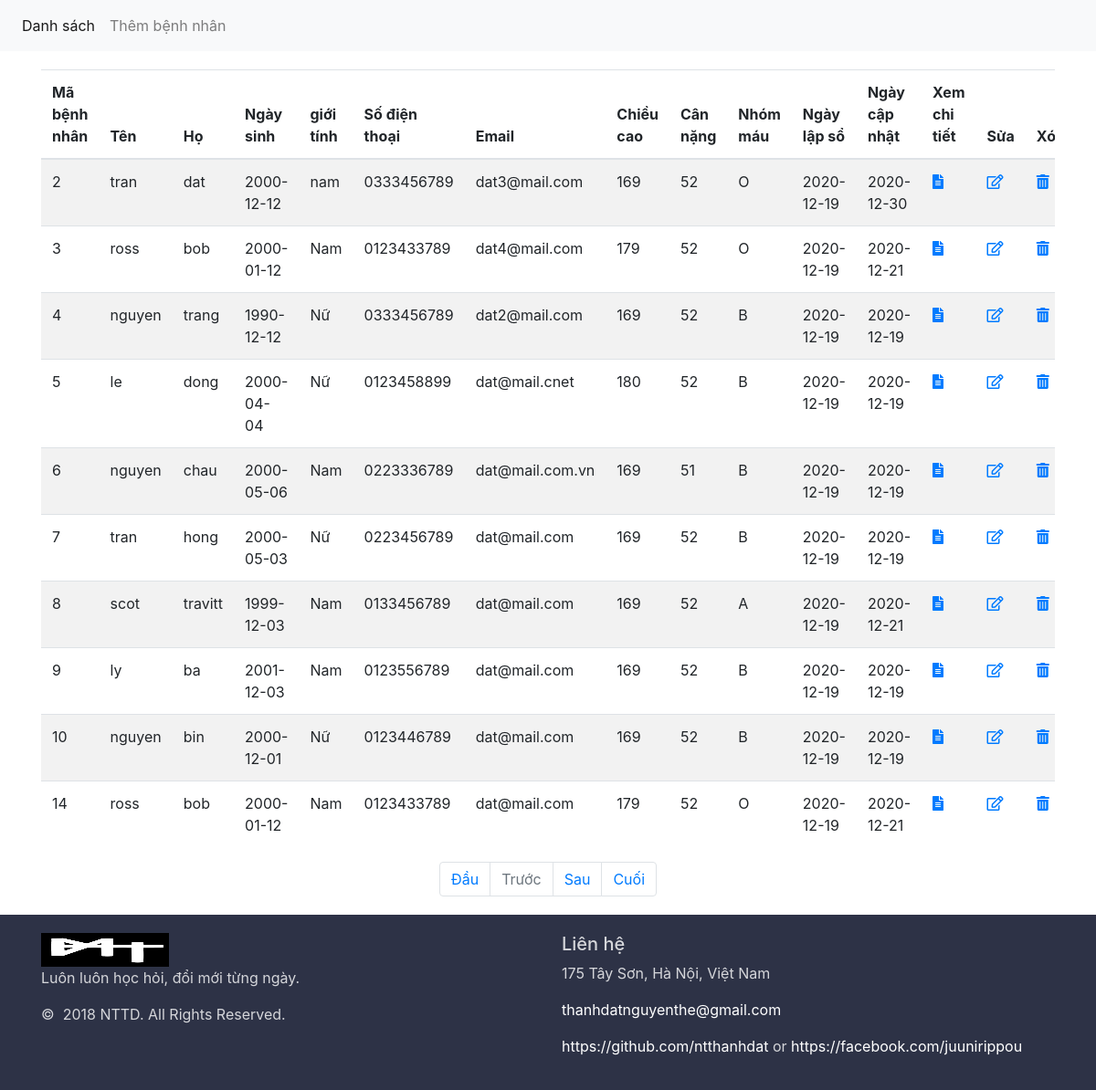
The page / on the database its author committed.
### tables this page shows
CREATE TABLE `patient` (
  `PatientID` int(11) NOT NULL,
  `FirstName` char(50) NOT NULL,
  `LastName` char(50) NOT NULL,
  `DateOfBirth` date DEFAULT NULL,
  `Gender` char(6) DEFAULT NULL,
  `PhoneNumber` char(10) DEFAULT NULL,
  `Email` char(30) DEFAULT NULL,
  `Height` int(11) DEFAULT NULL,
  `Weight` int(11) DEFAULT NULL,
  `BloodGroup` char(3) DEFAULT NULL,
  `CreateOn` date DEFAULT NULL,
  `ModifiedOn` date DEFAULT NULL
);

### index.php (the view, shortened to what this page needs)
<?php include('header.php');
include('config.php');
if (isset($_GET['pageno'])) {
    $pageno = $_GET['pageno'];
} else {
    $pageno = 1;
}
$no_of_records_per_page = 10;
$offset = ($pageno - 1) * $no_of_records_per_page;
$total_pages_sql = "SELECT COUNT(*) FROM patient";
$result = mysqli_query($conn, $total_pages_sql);
$total_rows = mysqli_fetch_array($result)[0];
$total_pages = ceil($total_rows / $no_of_records_per_page);
?>
<div class="container">
    <div class="row">
        <div class="col">
            <table class="table table-striped table-inverse table-responsive">
                <?php
                $sql = "select * from patient LIMIT $offset, $no_of_records_per_page";
                mysqli_set_charset($conn, 'UTF8');
                $result = mysqli_query($conn, $sql);
                if (mysqli_num_rows($result) > 0) {
                    $post_list = mysqli_fetch_all($result);
                }
                ?>
                <thead class="thead-inverse">
                    <tr>
                        <th>Mã bệnh nhân</th>
                        <th>Tên</th>
                        <th>Họ</th>
                        <th>Ngày sinh</th>
                        <th>giới tính</th>
                        <th>Số điện thoại</th>
                        <th >Email</th>
                        <th>Chiều cao</th>
                        <th>Cân nặng</th>
                        <th>Nhóm máu</th>
                        <th>Ngày lập sổ</th>
                        <th>Ngày cập nhật</th>
                        <th>Xem chi tiết</th>
                        <th>Sửa</th>
                        <th>Xóa</th>
                    </tr>
                </thead>
                <tbody>
                    <?php
                    foreach ($post_list as $post) {
                        echo '<tr>';
                        echo '<td scope="row">' . $post[0] . '</td>';
                        echo '<td scope="row">' . $post[2] . '</td>';
                        echo '<td scope="row">' . $post[1] . '</td>';
                        echo '<td scope="row">' . $post[3] . '</td>';
                        echo '<td scope="row">' . $post[4] . '</td>';
                        echo '<td scope="row">' . $post[5] . '</td>';
                        echo '<td scope="row">' . $post[6] . '</td>';
                        echo '<td scope="row">' . $post[7] . '</td>';
                        echo '<td scope="row">' . $post[8] . '</td>';
                        echo '<td scope="row">' . $post[9] . '</td>';
                        echo '<td scope="row">' . $post[10] . '</td>';
                        echo '<td scope="row">' . $post[11] . '</td>';
                        echo '<td> <a href="display.php?id=' . $post[0] . '"> <i class="fas fa-file-alt"></i></td>';
                        echo '<td> <a href="edit.php?id=' . $post[0] . '"> <i class="far fa-edit"></i></td>';
                        echo '<td> <a href="delete.php?id=' . $post[0] . '"> <i class="fas fa-trash-alt"></i></td>';
                        echo '</tr>';
                    }
                    ?>
                </tbody>
            </table>
            <div class="">
                <ul class="pagination justify-content-center">
                    <li class="page-item"><a class="page-link"  href="?pageno=1">Đầu</a></li>
                    <li class="page-item <?php if($pageno <= 1){ echo 'disabled'; } ?>">
                        <a class="page-link" href="<?php if($pageno <= 1){ echo '#'; } else { echo "?pageno=".($pageno - 1); } ?>">Trước</a>
                    </li>
                    <li class="page-item <?php if($pageno >= $total_pages){ echo 'disabled'; } ?>">
                        <a class="page-link" href="<?php if($pageno >= $total_pages){ echo '#'; } else { echo "?pageno=".($pageno + 1); } ?>">Sau</a>
                    </li>
                    <li class="page-item"><a class="page-link"" href="?pageno=<?php echo $total_pages; ?>">Cuối</a></li>
                </ul>
            </div>
        </div>
    </div>
</div>
<?php include('footer.php') ?>

### header.php (shortened to what this page needs)
<!doctype html>
<html lang="en">
  <head>
    <link rel="stylesheet" href="https://pro.fontawesome.com/releases/v5.10.0/css/all.css"/>
    <link rel="stylesheet" href="https://stackpath.bootstrapcdn.com/bootstrap/4.3.1/css/bootstrap.min.css">
    <link rel="stylesheet" href="style.css">
</head>
  <body>
  <nav class="navbar navbar-expand navbar-light bg-light">
          <div class="nav navbar-nav">
              <a class="nav-item nav-link active" href="index.php">Danh sách <span class="sr-only">(current)</span></a>
              <a class="nav-item nav-link" href="add.php">Thêm bệnh nhân</a>
          </div>
      </nav>

### footer.php (shortened to what this page needs)
<footer class="section footer-classic context-dark bg-image" style="background: #2d3246;">
        <div class="container">
          <div class="row row-30">
            <div class="col-md-6 ">
              <div class="pr-xl-4"><a class="brand" href="index.php"><img class="brand-logo-light" src="image/logo2.png" alt="" width="140" height="37" srcset="image/logo2.png 2x"></a>
                <p>Luôn luôn học hỏi, đổi mới từng ngày.</p>
                <p class="rights"><span>©  </span><span class="copyright-year">2018</span><span> </span><span>NTTD</span><span>. </span><span>All Rights Reserved.</span></p>
              </div>
            </div>
            <div class="col-md-6">
              <h5>Liên hệ</h5>
              <dl class="contact-list">
                <dd>175 Tây Sơn, Hà Nội, Việt Nam</dd>
              </dl>
              <dl class="contact-list">
                <dd><a href="mailto:#">thanhdatnguyenthe@gmail.com</a></dd>
              </dl>
              <dl class="contact-list">
                <dd><a href="tel:#">https://github.com/ntthanhdat</a> <span>or</span> <a href="tel:#">https://facebook.com/juunirippou</a>
                </dd>
              </dl>
            </div>
          </div>
        </div>
      </footer>
  </body>
</html>

### style.css (style rules this page uses)
.container { padding-top: 20px; padding-bottom: 20px; }
.context-dark, .bg-gray-dark, .bg-primary { color: rgba(255, 255, 255, 0.8); }
.footer-classic a, .footer-classic a:focus, .footer-classic a:active { color: #ffffff; }
ul, ol { list-style: none; padding: 0; margin: 0; }

### rows shown on the page
patient: PatientID "2", LastName "tran", FirstName "dat", DateOfBirth "2000-12-12", Gender "nam", PhoneNumber "0333456789", Email "dat3@mail.com", Height "169", Weight "52", BloodGroup "O", CreateOn "2020-12-19", ModifiedOn "2020-12-30"
patient: PatientID "3", LastName "ross", FirstName "bob", DateOfBirth "2000-01-12", Gender "Nam", PhoneNumber "0123433789", Email "dat4@mail.com", Height "179", Weight "52", BloodGroup "O", CreateOn "2020-12-19", ModifiedOn "2020-12-21"
patient: PatientID "4", LastName "nguyen", FirstName "trang", DateOfBirth "1990-12-12", Gender "Nữ", PhoneNumber "0333456789", Email "dat2@mail.com", Height "169", Weight "52", BloodGroup "B", CreateOn "2020-12-19", ModifiedOn "2020-12-19"
patient: PatientID "5", LastName "le", FirstName "dong", DateOfBirth "2000-04-04", Gender "Nữ", PhoneNumber "0123458899", Email "dat@mail.cnet", Height "180", Weight "52", BloodGroup "B", CreateOn "2020-12-19", ModifiedOn "2020-12-19"
patient: PatientID "6", LastName "nguyen", FirstName "chau", DateOfBirth "2000-05-06", Gender "Nam", PhoneNumber "0223336789", Email "dat@mail.com.vn", Height "169", Weight "51", BloodGroup "B", CreateOn "2020-12-19", ModifiedOn "2020-12-19"
patient: PatientID "7", LastName "tran", FirstName "hong", DateOfBirth "2000-05-03", Gender "Nữ", PhoneNumber "0223456789", Email "dat@mail.com", Height "169", Weight "52", BloodGroup "B", CreateOn "2020-12-19", ModifiedOn "2020-12-19"
patient: PatientID "8", LastName "scot", FirstName "travitt", DateOfBirth "1999-12-03", Gender "Nam", PhoneNumber "0133456789", Email "dat@mail.com", Height "169", Weight "52", BloodGroup "A", CreateOn "2020-12-19", ModifiedOn "2020-12-21"
patient: PatientID "9", LastName "ly", FirstName "ba", DateOfBirth "2001-12-03", Gender "Nam", PhoneNumber "0123556789", Email "dat@mail.com", Height "169", Weight "52", BloodGroup "B", CreateOn "2020-12-19", ModifiedOn "2020-12-19"
patient: PatientID "10", LastName "nguyen", FirstName "bin", DateOfBirth "2000-12-01", Gender "Nữ", PhoneNumber "0123446789", Email "dat@mail.com", Height "169", Weight "52", BloodGroup "B", CreateOn "2020-12-19", ModifiedOn "2020-12-19"
patient: PatientID "14", LastName "ross", FirstName "bob", DateOfBirth "2000-01-12", Gender "Nam", PhoneNumber "0123433789", Email "dat@mail.com", Height "179", Weight "52", BloodGroup "O", CreateOn "2020-12-19", ModifiedOn "2020-12-21"
